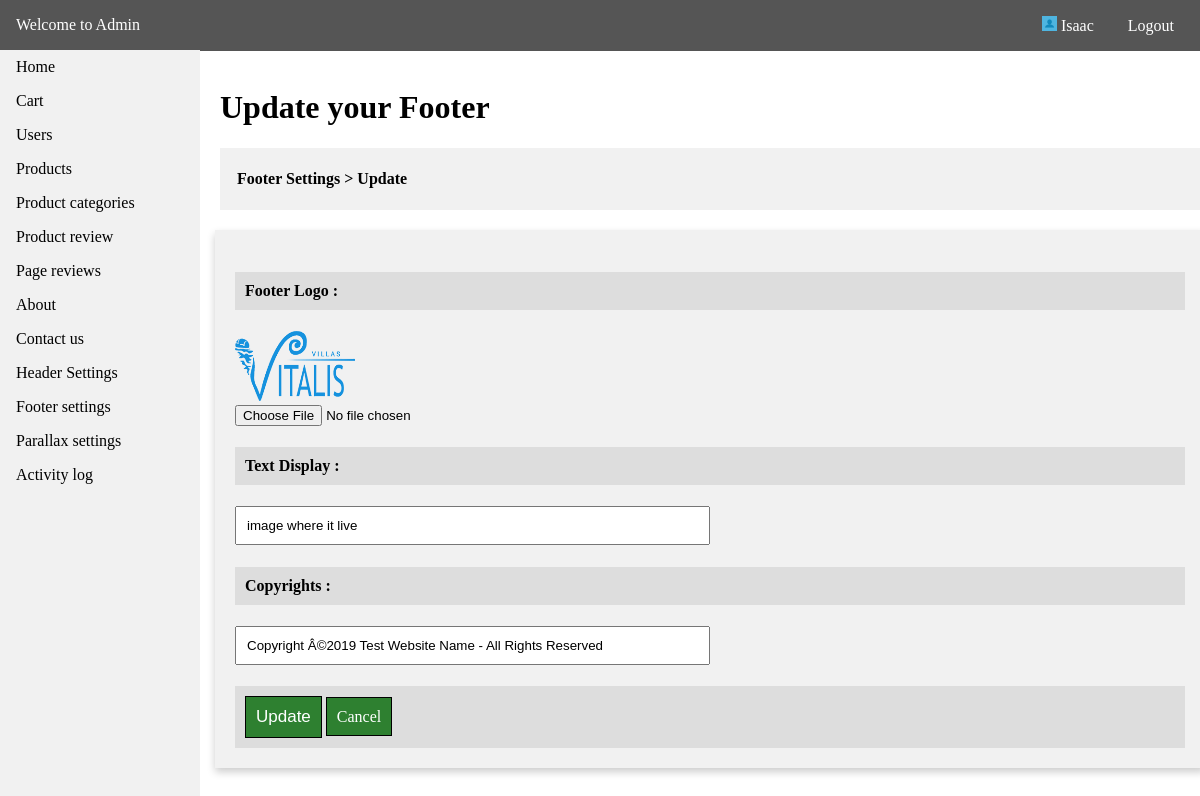
The app's page /admin/footer_update.php?id=1 (signed in) with its own data.
### tables this page shows
CREATE TABLE `tbl_menus` (
  `id` int(11) NOT NULL,
  `menu_name` varchar(255) NOT NULL,
  `menu_link` varchar(255) NOT NULL,
  `date_created` datetime NOT NULL DEFAULT CURRENT_TIMESTAMP
);

CREATE TABLE `tbl_web_content` (
  `id` int(11) NOT NULL,
  `nav_menu1` varchar(50) NOT NULL,
  `nav_menu2` varchar(50) NOT NULL,
  `nav_menu3` varchar(50) NOT NULL,
  `nav_menu4` varchar(50) NOT NULL,
  `nav_logo` varchar(255) NOT NULL,
  `home_logo` varchar(255) NOT NULL,
  `why_desc` text NOT NULL,
  `footer_text` varchar(255) NOT NULL,
  `header_image` varchar(255) NOT NULL,
  `footer_image` varchar(255) NOT NULL,
  `text_display` varchar(255) NOT NULL,
  `activated` int(11) NOT NULL,
  `date_created` datetime NOT NULL DEFAULT CURRENT_TIMESTAMP
);

### api/dbh.php (called while the page is built, shortened)
<?php
class dbh {
    public function __construct() {
        $this->servername = HOST;
        $this->username = USER;
        $this->password = PASS;
        $this->dbname = DBNAME;
        $this->conn = mysqli_connect($this->servername,$this->username,$this->password,$this->dbname);
    }
}
?>

### config.php (called while the page is built, shortened)
<?php
include API.'dbh.php';
include API.'viewUser.php';
$viewUser = new ViewUser;
?>

### api/viewUser.php (called while the page is built, shortened)
<?php
class ViewUser extends User {
    public function get_query($query) {
        $res = mysqli_query($this->conn,$query);
        return $res;
    }
    public function select_where($table_name, $where_condition)
      {
           $condition = '';
           $array = array();
           foreach($where_condition as $key => $value)
           {
                $condition .= $key . " = '".$value."' AND ";
           }
           $condition = substr($condition, 0, -5);
           $query = "SELECT * FROM ".$table_name." WHERE " . $condition;
           $result = mysqli_query($this->conn, $query);
           while($row = mysqli_fetch_array($result))
           {
                $array[] = $row;
           }
           return $array;
      }
}
?>

### admin/footer_update.php (the view, shortened to what this page needs)
<?php
include '../config.php';
$table = 'tbl_web_content';
$id = array(
    'id' => $_GET['id']
);
$res = $viewUser->select_where($table, $id);
foreach ($res as $row) {
    $text_display = $row['text_display'];
    $footer_logo = $row['footer_image'];
    $footer = $row['footer_text'];
}
include 'ajax/update_footer.php';
?>
<!DOCTYPE html>
<html>
<head>
    <link rel="stylesheet" type="text/css" media="screen" href="admin_css/main.css" />
</head>
<body>
<?php
include 'require/nav.php';
?>
<div class="container">
    <br>
<h1>Update your Footer</h1>
<div style="background-color:#f1f1f1;padding:1px;"><h4>&nbsp &nbsp Footer Settings > Update</h4></div>
    <div class="content">
        <div class="row">
            <div class="form">
            <form action="" method="post" enctype="multipart/form-data" id="form">
      <h4 style="padding:10px; width:100%; background-color:#ddd">Footer Logo :</h4><small style="color:red;" id="title_desc_error"></small>
        <img src="../<?php echo $footer_logo; ?>" style="height:70px; width:120px;"><br>
        <input type="file" name="footer_image" id="">
      <h4 style="padding:10px; width:100%; background-color:#ddd">Text Display :</h4><small style="color:red;" id="desc_error"></small>
      <input type="text" value="<?php echo $text_display; ?>" name="text_display" id="text_display">
      <h4 style="padding:10px; width:100%; background-color:#ddd">Copyrights :</h4><small style="color:red;" id="title_error"></small>
      <h4><input type="text" value="<?php echo $footer; ?>" name="footer" id="footer" ></h4>
      <div class="addbtns">
        <input class="submit" type="submit" name="update_footer" id="addbtn" value="Update">
        <a href="<?php echo ADMIN_URL; ?>footer.php" style="text-decoration:none;" name="cancel">Cancel</a>
      </div>
    </form>
      </div>
    </div>
    </div>
</div>
</body>
</html>

### admin/require/nav.php (shortened to what this page needs)
<div class="header">
    <p><a style="color:#fff;text-decoration:none;" href="<?php echo ADMIN_URL.'home.php';?>">Welcome to Admin</a></p>
    <div class="head-content">
        <p style="cursor:pointer;"><img src="<?php echo BASE_URL; ?>image/sample-image.jpg" style="height:15px;width:15px;" alt=""> <?php echo $_SESSION["admin"]; ?></p>
        <p><a style="color:#fff;text-decoration:none;" href="<?php echo ADMIN_URL.'logout.php';?>">Logout</a></p>
    </div>
</div>
<nav class="navi">
    <ul>
        <li><a href="<?php echo ADMIN_URL.'home.php';?>">Home</a></li>
    <?php
        $tbl = "SELECT * FROM tbl_menus";
        $res = $viewUser->get_query($tbl);
        while($row = $res->fetch_assoc()) {
            $menu = $row['menu_name'];
            $link = $row['menu_link'];
    ?>
        <li><a href="<?php echo ADMIN_URL.$link.'.php'; ?>"><?php echo ucfirst($menu); ?></a></li>
    <?php
        }
    ?>
    </ul>
</nav>

### admin/admin_css/main.css (style rules this page uses)
html { scroll-behavior: smooth; }
* { box-sizing: border-box; }
body { margin: 0; font-family: Cambria, Cochin, Georgia, Times, 'Times New Roman', serif; }
ul { list-style-type: none; margin: 0; padding: 0; width: 200px; top: 50px; background-color: #f1f1f1; position: fixed; height: 100%; overflow: auto; }
li a { display: block; color: #000; padding: 8px 16px; text-decoration: none; }
.header { background-color: #555; color:white; display: inline-block; width: 100%; position:fixed; top:0; padding: 16px; }
.header p { display: inline; }
.container { margin-top: 50px; margin-left: 220px; }
.content { margin-top: 20px; }
.head-content { float:right; }
.head-content p { margin-left: 10px; padding: 10px; }
.row { margin: 0 -5px; }
.row:after { content: ""; display: table; clear: both; }
.form { box-shadow: 0 4px 8px 0 rgba(0, 0, 0, 0.2); background-color: #f1f1f1; padding: 20px; }
.form input[type=text], .form input[type=number], .form select[type=text] { padding: 10px; width: 50%; }
.addbtns { padding: 10px; background-color: #ddd; }
.addbtns input[type=submit] { font-size: 17px; }
.addbtns input[type=submit], .addbtns a { border: 1px solid #000; padding: 10px; background-color: rgb(46, 128, 48); color: #fff; }

### records on screen
tbl_menus: menu_name "Cart"
tbl_menus: menu_name "Users"
tbl_menus: menu_name "Products"
tbl_menus: menu_name "Product categories"
tbl_menus: menu_name "Product review"
tbl_menus: menu_name "Page reviews"
tbl_menus: menu_name "About"
tbl_menus: menu_name "Contact us"
tbl_menus: menu_name "Header Settings"
tbl_menus: menu_name "Footer settings"
tbl_menus: menu_name "Parallax settings"
tbl_menus: menu_name "Activity log"
tbl_web_content: footer_image (picture), text_display "image where it live", footer "Copyright Â©2019 Test Website Name - All Rights Reserved"

### other values on screen
$_SESSION["admin"] "Isaac"
